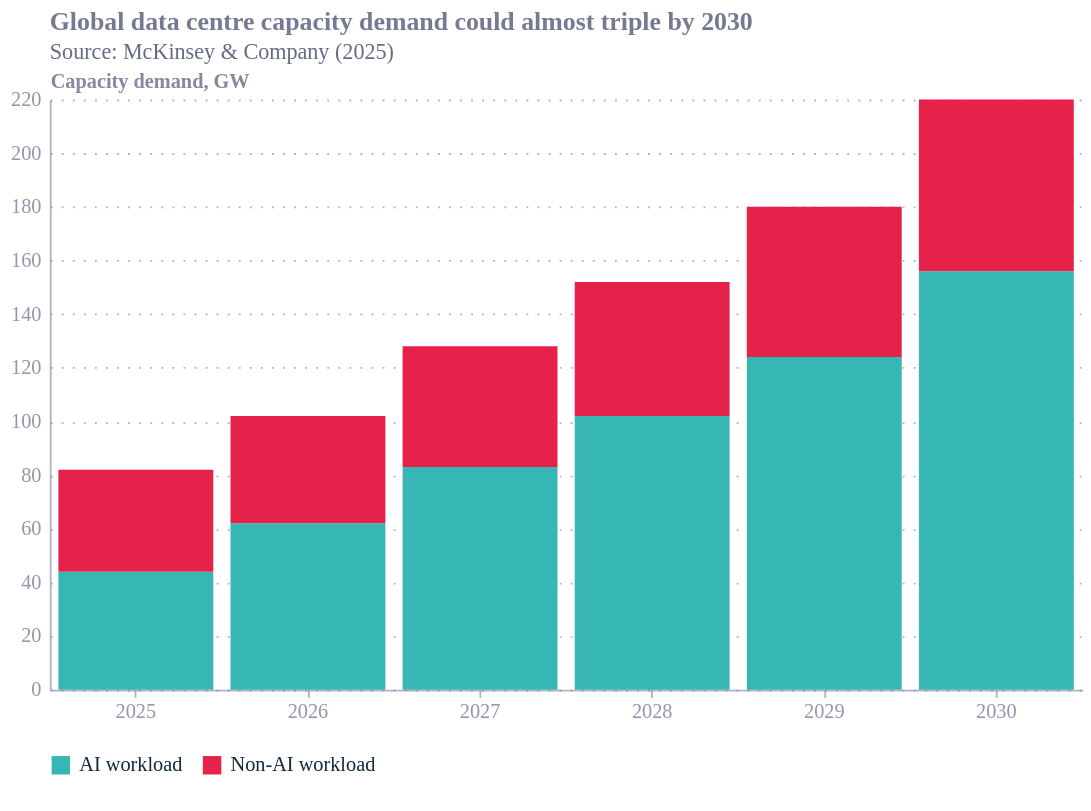

This figure's notebook cell:
### Code cell
import pandas as pd
import altair as alt
from ecostyles import EcoStyles

styles = EcoStyles()
styles.register_and_enable_theme()

# McKinsey global data centre capacity demand ('continued momentum' scenario), GW.
# AI and non-AI workloads, 2025–2030.
rows = [
    (2025, "AI workload", 44), (2025, "Non-AI workload", 38),
    (2026, "AI workload", 62), (2026, "Non-AI workload", 40),
    (2027, "AI workload", 83), (2027, "Non-AI workload", 45),
    (2028, "AI workload", 102), (2028, "Non-AI workload", 50),
    (2029, "AI workload", 124), (2029, "Non-AI workload", 56),
    (2030, "AI workload", 156), (2030, "Non-AI workload", 64),
]
df = pd.DataFrame(rows, columns=["year", "segment", "gw"])

bars = alt.Chart(df).transform_calculate(
    segment_order="datum.segment === 'AI workload' ? 0 : 1"
).mark_bar().encode(
    x=alt.X("year:O", title=None),
    y=alt.Y("gw:Q", title="Capacity demand, GW", stack="zero"),
    color=alt.Color("segment:N",
        scale=alt.Scale(domain=["AI workload", "Non-AI workload"]),
        legend=alt.Legend(title=None, orient="bottom")),
    order=alt.Order("segment_order:Q"),
)

chart = bars.properties(
    width=560, height=320,
    padding={"bottom": 20, "left": 5, "right": 5, "top": 5},
    title=alt.Title(
        text="Global data centre capacity demand could almost triple by 2030",
        anchor="start",
        subtitle="Source: McKinsey & Company (2025)",
        subtitleColor="#676A86"),
)

styles.save(chart, path=".", name="datacentre_capacity", svg=True)
chart.save("datacentre_capacity.png", scale_factor=2)
chart

### Figure 1 — Vega-Lite specification as saved in the notebook (floating-point values rounded to 4 significant figures)
{"config": {"font": "Circular Std", "text": {"color": "#676A86", "align": "left", "baseline": "middle", "dx": 7, "dy": 0, "fontSize": 11}, "view": {"stroke": null, "continuousWidth": 400, "continuousHeight": 300, "discreteWidth": 400, "discreteHeight": 300}, "range": {"category": ["#36B7B4", "#E6224B", "#F4C245", "#0063AF", "#00A767", "#179FDB", "#EB5C2E"], "diverging": ["#E6224B", "#E54753", "#C9C9C9", "#179FDB", "#122B39"], "heatmap": ["#C9C9C9", "#179FDB", "#0063AF", "#122B39"], "ordinal": ["#00A767", "#36B7B4", "#179FDB", "#0063AF", "#243B5A"]}, "bar": {"color": "#179fdb"}, "line": {"color": "#e6224b"}, "rule": {"color": "#676A86"}, "area": {"opacity": 0.3}, "point": {"filled": true, "size": 80, "color": "#e6224b", "opacity": 0.95}, "geoshape": {"stroke": "white", "strokeWidth": 0.3}, "rect": {"fill": "#d6d4d4", "opacity": 0.3}, "axis": {"labelColor": "#676A86", "labelFontSize": 11, "labelFont": "Circular Std", "labelOpacity": 0.7, "tickColor": "#676A86", "tickOpacity": 0.5, "domainColor": "#676A86", "domainOpacity": 0.5, "gridColor": "#676A86", "gridDash": [2, 2], "gridOpacity": 0.5, "title": null, "titleColor": "#676A86", "titleOpacity": 0.8, "tickSize": 4}, "axisXDiscrete": {"grid": false, "labelAngle": 0, "tickCount": 10, "tickOpacity": 0.5, "title": null}, "axisYDiscrete": {"ticks": false, "labelPadding": 5}, "axisXTemporal": {"grid": false, "ticks": true}, "axisXQuantitative": {"grid": true}, "axisYQuantitative": {"gridColor": "#676A86", "gridDash": [1, 5], "gridOpacity": 0.5, "ticks": false, "labelPadding": 5, "tickCount": 8, "titleAngle": 0, "titleAlign": "left", "titleBaseline": "bottom", "titleX": 0, "titleY": -5}, "title": {"color": "#676A86E6", "subtitleColor": "#676A86", "font": "Circular Std", "subtitleFont": "Circular Std", "anchor": "start", "fontSize": 14, "subtitleFontSize": 12, "subtitlePadding": 4, "offset": 0, "frame": "group"}, "legend": {"titleColor": "#122b39", "title": null, "labelColor": "#122b39", "labelFontSize": 11}}, "data": {"name": "data-4f3c7df8fb97d28bbd7902d60c2d25b5"}, "mark": {"type": "bar"}, "encoding": {"color": {"field": "segment", "legend": {"orient": "bottom", "title": null}, "scale": {"domain": ["AI workload", "Non-AI workload"]}, "type": "nominal"}, "order": {"field": "segment_order", "type": "quantitative"}, "x": {"field": "year", "title": null, "type": "ordinal"}, "y": {"field": "gw", "stack": "zero", "title": "Capacity demand, GW", "type": "quantitative"}}, "height": 320, "padding": {"bottom": 20, "left": 5, "right": 5, "top": 5}, "title": {"text": "Global data centre capacity demand could almost triple by 2030", "anchor": "start", "subtitle": "Source: McKinsey & Company (2025)", "subtitleColor": "#676A86"}, "transform": [{"calculate": "datum.segment === 'AI workload' ? 0 : 1", "as": "segment_order"}], "width": 560, "$schema": "https://vega.github.io/schema/vega-lite/v6.4.1.json", "datasets": {"data-4f3c7df8fb97d28bbd7902d60c2d25b5": [{"year": 2025, "segment": "AI workload", "gw": 44}, {"year": 2025, "segment": "Non-AI workload", "gw": 38}, {"year": 2026, "segment": "AI workload", "gw": 62}, {"year": 2026, "segment": "Non-AI workload", "gw": 40}, {"year": 2027, "segment": "AI workload", "gw": 83}, {"year": 2027, "segment": "Non-AI workload", "gw": 45}, {"year": 2028, "segment": "AI workload", "gw": 102}, {"year": 2028, "segment": "Non-AI workload", "gw": 50}, {"year": 2029, "segment": "AI workload", "gw": 124}, {"year": 2029, "segment": "Non-AI workload", "gw": 56}, {"year": 2030, "segment": "AI workload", "gw": 156}, {"year": 2030, "segment": "Non-AI workload", "gw": 64}]}}
